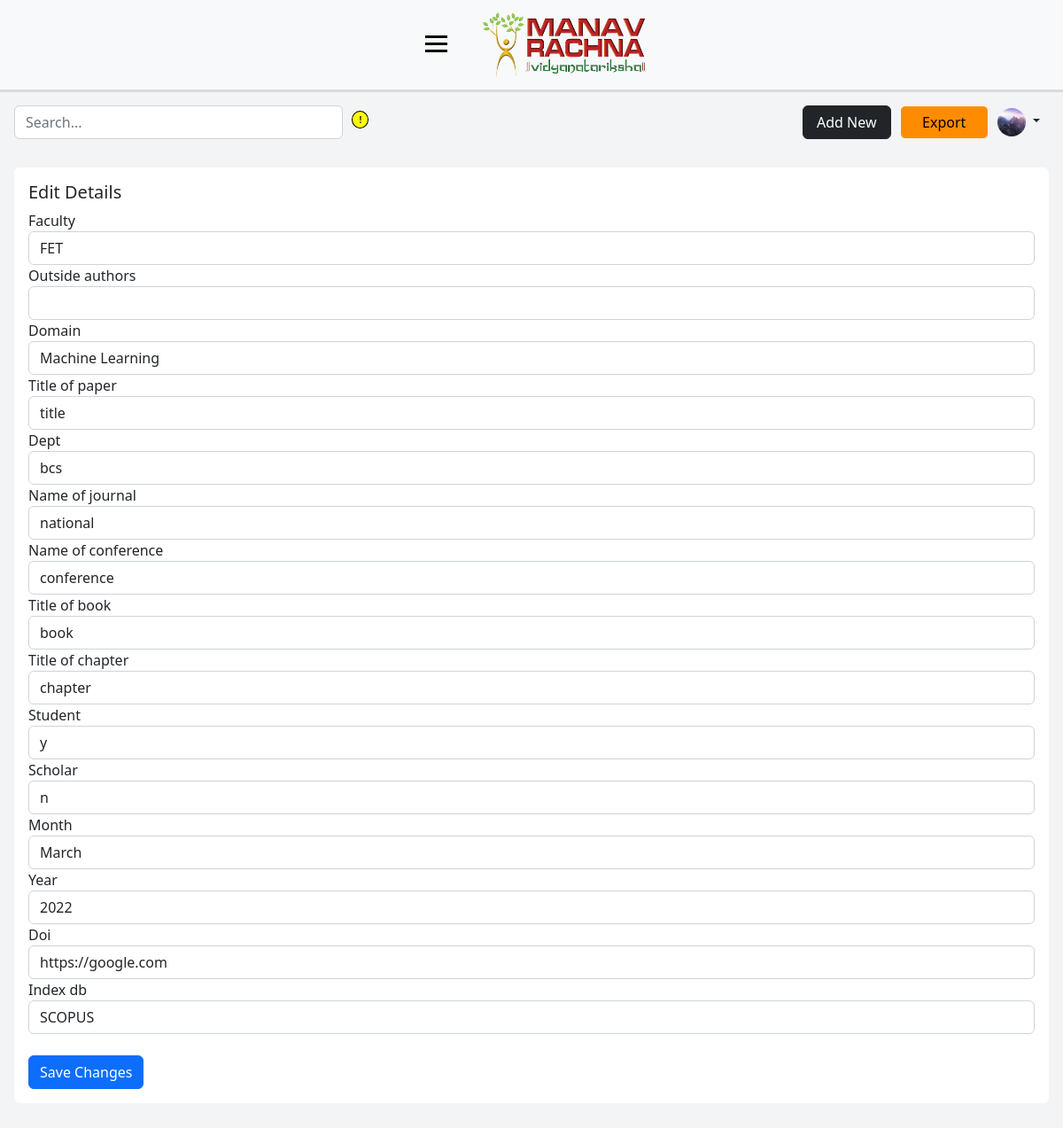
Screenshot of /paper/300/edit/ (signed in) with the database file from the repository.
### dashboard/models.py (models this page shows, shortened)
class Profile(models.Model):
    user = models.OneToOneField(User, on_delete=models.CASCADE)
    pfp = models.ImageField(default='default.jpg', upload_to='profile_pics')
    designation = models.CharField(max_length=20, blank=True)
    scopus_id = models.CharField(max_length=50, blank=True)
    wos_id = models.CharField(max_length=50, blank=True)
    citation_count = models.CharField(max_length=50, blank=True)
    month_year = models.CharField(max_length=50, blank=True)
    dept = models.CharField(max_length=7, blank=True)
    orcid_id = models.CharField(max_length=50, blank=True)
    vidwan_id = models.CharField(max_length=50, blank=True)
    h_index = models.CharField(max_length=10, blank=True)
    i_index = models.CharField(max_length=10, blank=True)
    is_new = models.BooleanField(default=True)

class ResearchPaper(models.Model):
    users_associated = models.ManyToManyField(User)
    faculty = models.CharField(max_length=5, blank=True)
    authors = models.CharField(max_length=200, null=False, blank=False)
    outside_authors = models.CharField(max_length=200, blank=True)
    domain = models.CharField(max_length=255, blank=True)
    title_of_paper = models.CharField(max_length=255, blank=True)
    dept = models.CharField(max_length=50, blank=True)
    name_of_journal = models.CharField(max_length=255, blank=True)
    name_of_conference = models.CharField(max_length=255, blank=True)
    title_of_book = models.CharField(max_length=255, blank=True)
    title_of_chapter = models.CharField(max_length=255, blank=True)
    student = models.CharField(max_length=3, blank=True)
    scholar = models.CharField(max_length=3, blank=True)
    month = models.CharField(max_length=15, blank=True)
    year = models.CharField(max_length=15, blank=True)
    doi = models.URLField(blank=True)
    index_db = models.CharField(max_length=50, blank=True)

### dashboard/views.py (the view)
# urls.py: path('paper/<int:pk>/edit/', UpdatePaperView.as_view(), name='dashboard-edit'),
class UpdatePaperView(LoginRequiredMixin, UserPassesTestMixin, UpdateView):
    model = ResearchPaper
    fields = [ 'faculty', 'outside_authors', 'domain', 'title_of_paper', 'dept', 'name_of_journal', 'name_of_conference', 'title_of_book', 'title_of_chapter', 'student', 'scholar', 'month', 'year', 'doi', 'index_db']
    def test_func(self):
        paper = self.get_object()
        if self.request.user in paper.users_associated.all() or is_admin(self.request.user): #type:ignore
            return True
        return False
    template_name = 'dashboard/paper_edit.html'

### dashboard/views.py (called while the page is built)
def is_admin(user):
    return user.groups.filter(name="adminstaff").exists()

### dashboard/templates/dashboard/paper_edit.html (shortened to what this page needs)
{% extends 'dashboard/base.html' %}
{% load crispy_forms_tags %}
{% block main %}
<div class="col m-3">
  <div class="card border-0">
    <div class="card-body">
        <h5 class="card-title">Edit Details</h5>
        <form method="POST" class="form-group">
            <div class="row md-3">
                {{ form|crispy }}
            </div>
            <br>
            <button type="submit" class="btn btn-primary" value="Save">Save Changes</button>
        </form>
    </div>
  </div>
</div>
{% endblock main %}

### dashboard/templates/dashboard/base.html (shortened to what this page needs)
{% load static %}
<!DOCTYPE html>
<html lang="en">
  <head>
    <link href="https://cdn.jsdelivr.net/npm/bootstrap@5.2.2/dist/css/bootstrap.min.css" rel="stylesheet">
    <link rel="stylesheet" href="{% static 'dashboard/css_base/style.css' %}">
  </head>
  <body>
    <div class="wrapper">
        <div class="bg-light nav-header">
            <div class="mr-logo-navbar">
                <div class="logo-navbar-ham">
                    <div class="hamburger">
                        <span class="bar"></span>
                        <span class="bar"></span>
                        <span class="bar"></span>
                    </div>
                    <div class="mr-logo-navbar-img">
                        <a href="/">
                            <img class="img-fluid" src="{% static 'dashboard/img/mr-logo.png' %}" width="200" height="80">
                        </a>
                    </div>
                </div>
            </div>
        </div>
        <div class="dashboard-wrapper">
            <div id="navbar-main" class="search-profile">
                <div class="search-bar-entry">
                    <form method="GET" id="search-bar" class=" custom-js-hover" role="search" action="{% url 'dashboard-home' %}">
                        <div class="custom-js-hover" >
                            <input name="search-result" id="search-input" type="search" class="form-control "  placeholder="Search..." aria-label="Search" >
                            <div class="custom-js-button" >
                                <p>!</p>
                            </div>
                        </div>
                    </form>
                </div>
                <div class="profile-info">
                    <div class="col buttons">
                        <a id="add-paper-btn" href="{% url 'dashboard-addpaper' %}" class="btn btn-dark" role="button">Add New</a>
                    </div>
                    <div class="col buttons export-btn">
                        <a id="add-paper-btn" href="{% url 'dashboard-export' %}" class="btn btn-light border-1" role="button">Export</a>
                    </div>
                    <div class="col profile-menu">
                        <div class="dropdown text-end">
                            <a href="#" class="d-block link-dark text-decoration-none dropdown-toggle" data-bs-toggle="dropdown" aria-expanded="false" data-bs-offset="10,20">
                                <img src="{{ user.profile.pfp.url }}" alt="mdo" width="32" height="32" class="rounded-circle">
                            </a>
                        </div>
                    </div>
                </div>
            </div>
            <div class=" py-3  ">
              {% block main %}{% endblock %}
            </div>
        </div>
    </div>
</body>

### dashboard/static/dashboard/css_base/style.css (style rules this page uses)
* { padding: 0; margin: 0; }
body { min-height: 100vh; background-color: #f2f4f6; }
.wrapper { display: flex; flex-direction: column; }
.nav-header { display: flex; justify-content: center; z-index: 999; box-shadow: 0px 0px 0px 3px rgba(0,0,0,0.1); }
.mr-logo-navbar { display: flex; flex-direction: column; align-items: center; }
.logo-navbar-ham { display: flex; }
.mr-logo-navbar-img { padding-top: 10px; padding-bottom: 10px; }
.hamburger { display: block; cursor: pointer; padding-left: 20px; padding-right: 36px; padding-top: 35px; }
.bar { display: block; width: 25px; height: 3px; margin: 5px auto; transition: all .3s ease-in-out; background-color: #000; }
.dashboard-wrapper { display: flex; flex-direction: column; }
.search-profile { display: flex; justify-content: space-between; min-width: 100vh; padding-top: 1.5%; }
.profile-info { display: flex; align-items: center; padding-right: 1em; }
.profile-menu, .buttons { padding-right: 10px; }
.export-btn a { background-color: darkorange; }
.custom-js-button p { font-size: 10px; padding-left: 7px; padding-top: 2px; }
.custom-js-hover { display: flex; width: 100%; }
.search-bar-entry { padding-left: 1em; }
.custom-js-button { cursor: help; background-color: yellow; border: 1px solid black; width: 20px; height: 20px; border-radius: 50%; font-weight: bold; margin-left: 10px; margin-top: 6px; position: relative; }
#add-paper-btn { width: 100px; }
#search-bar { width: 400px; }

### rows the page displays
ResearchPaper: faculty "FET", domain "Machine Learning", title_of_paper "title", dept "bcs", name_of_journal "national", name_of_conference "conference", title_of_book "book", title_of_chapter "chapter", student "y", scholar "n", month "March", year "2022", doi "https://google.com", index_db "SCOPUS"
